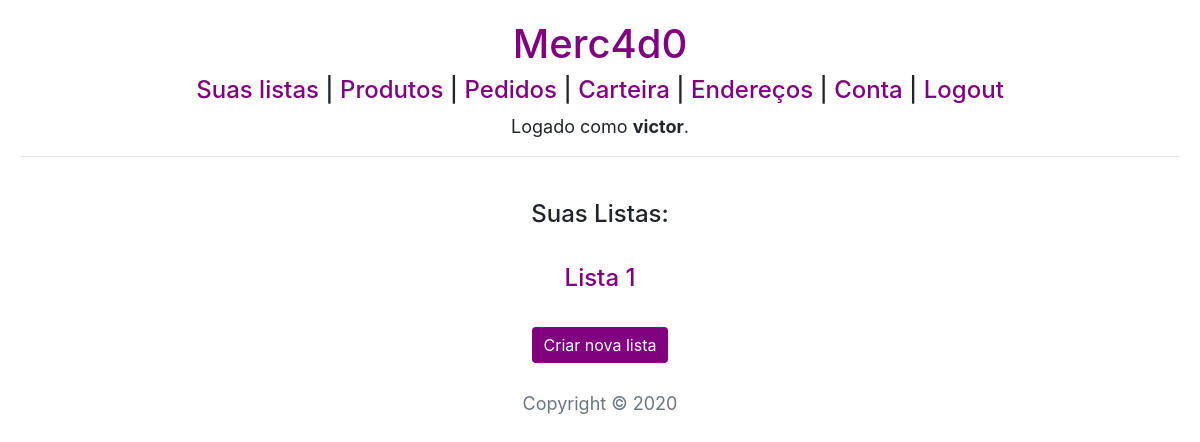
The page / (signed in) on the database as committed earlier.
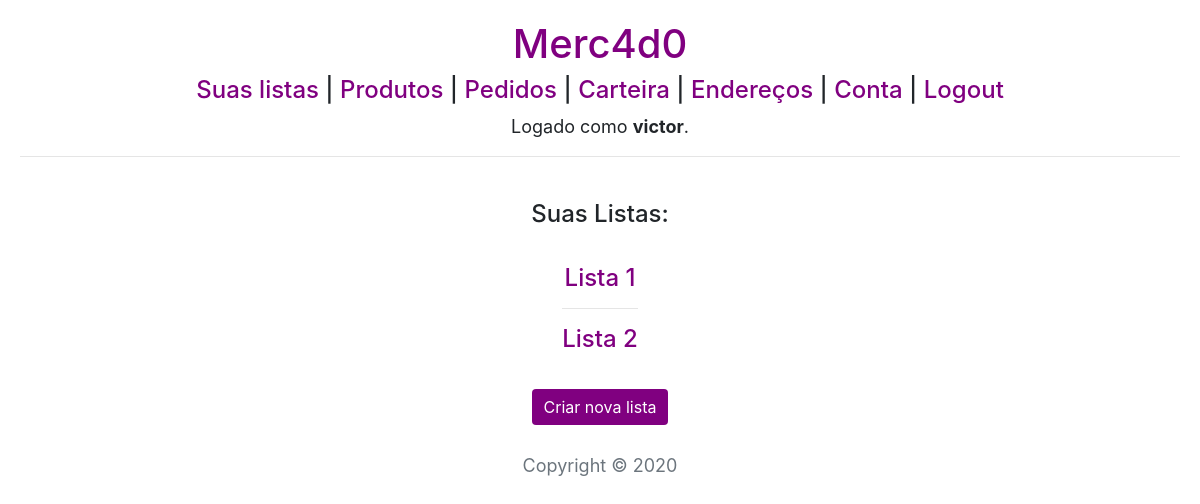
The same page on the database as committed later.
### compras/models.py (models this page shows, shortened)
class Lista(models.Model):
    nome = models.CharField(max_length=50)
    usuario = models.ForeignKey(Usuario,
                                on_delete=models.CASCADE,
                                related_name="listas")

### compras/views.py (the view)
# urls.py: path('', views.index, name="index"),
@login_required(login_url='login')
def index(request):
    return render(request, "compras/index.html", {
        "listas": Lista.objects.filter(usuario=request.user).order_by('nome')
    })

### compras/templates/compras/index.html
{% extends "compras/layout.html" %}
{% block body %}
<h4>Suas Listas:</h4>
<br>
<ul>
{% for lista in listas %}
    {% if forloop.counter0 > 0 %}
    <hr>
    {% endif %}
    <li><h4><a href="{% url 'lista' lista.id %}">{{ lista.nome }}</a></h4></li>
{% empty %}
    <p style="text-indent: -2.5em;">Nenhuma lista ainda.</p>
{% endfor %}
</ul>
<br>
<a href="{% url 'criar'%}">
<button type="button" class="btn btn-primary">Criar nova lista</button>
</a>
{% endblock %}

Rows that differ between the two databases and show on the page:
added Lista: nome "Lista 2"
